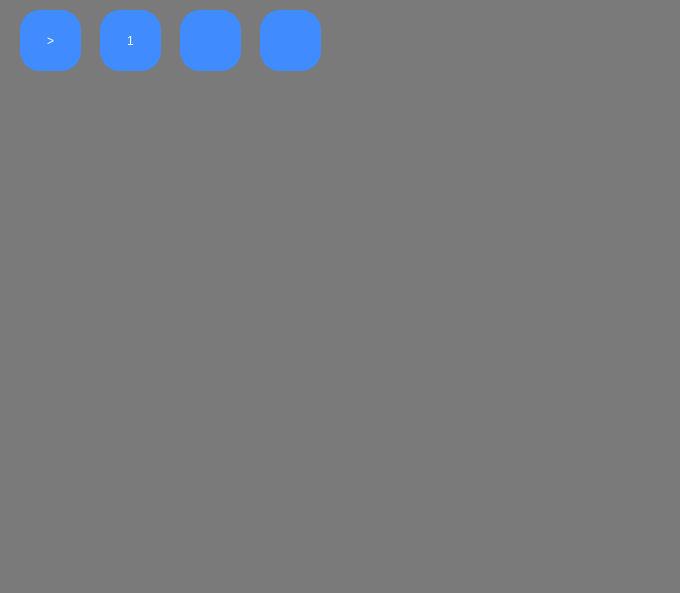
<?xml version="1.0" encoding="UTF-8"?>
<ui version="4.0">
 <class>MainWindow</class>
 <widget class="QMainWindow" name="MainWindow">
  <property name="geometry">
   <rect>
    <x>0</x>
    <y>0</y>
    <width>680</width>
    <height>593</height>
   </rect>
  </property>
  <property name="minimumSize">
   <size>
    <width>680</width>
    <height>593</height>
   </size>
  </property>
  <property name="maximumSize">
   <size>
    <width>680</width>
    <height>593</height>
   </size>
  </property>
  <property name="windowTitle">
   <string>LifeGame</string>
  </property>
  <property name="windowIcon">
   <iconset>
    <normaloff>../../Дизигн/icons/Mercury_Icon_Set/Mercury_Static_icons/PNG/48pix/B_stat48_element_share.png</normaloff>../../Дизигн/icons/Mercury_Icon_Set/Mercury_Static_icons/PNG/48pix/B_stat48_element_share.png</iconset>
  </property>
  <property name="styleSheet">
   <string notr="true">background-color: rgb(122, 122, 122);
border-radius:40;</string>
  </property>
  <widget class="QWidget" name="centralwidget">
   <widget class="QFrame" name="frame">
    <property name="geometry">
     <rect>
      <x>-10</x>
      <y>0</y>
      <width>741</width>
      <height>81</height>
     </rect>
    </property>
    <property name="styleSheet">
     <string notr="true">background-color: rgb(122, 122, 122);</string>
    </property>
    <property name="frameShape">
     <enum>QFrame::StyledPanel</enum>
    </property>
    <property name="frameShadow">
     <enum>QFrame::Raised</enum>
    </property>
    <widget class="QPushButton" name="play_button">
     <property name="geometry">
      <rect>
       <x>30</x>
       <y>10</y>
       <width>61</width>
       <height>61</height>
      </rect>
     </property>
     <property name="styleSheet">
      <string notr="true">background-color: rgb(64, 140, 255);
color: rgb(255, 255, 255);
font: 75 24pt &quot;MS Shell Dlg 2&quot;;
border-radius: 20;
</string>
     </property>
     <property name="text">
      <string>&gt;</string>
     </property>
    </widget>
    <widget class="QPushButton" name="one_step_button">
     <property name="geometry">
      <rect>
       <x>110</x>
       <y>10</y>
       <width>61</width>
       <height>61</height>
      </rect>
     </property>
     <property name="styleSheet">
      <string notr="true">background-color: rgb(64, 140, 255);
color: rgb(255, 255, 255);
font: 75 24pt &quot;MS Shell Dlg 2&quot;;
border-radius: 20;
</string>
     </property>
     <property name="text">
      <string>1</string>
     </property>
    </widget>
    <widget class="QPushButton" name="clean_button">
     <property name="geometry">
      <rect>
       <x>190</x>
       <y>10</y>
       <width>61</width>
       <height>61</height>
      </rect>
     </property>
     <property name="styleSheet">
      <string notr="true">background-color: rgb(64, 140, 255);
color: rgb(255, 255, 255);
font: 75 24pt &quot;MS Shell Dlg 2&quot;;
border-radius: 20;
</string>
     </property>
     <property name="text">
      <string/>
     </property>
     <property name="icon">
      <iconset>
       <normaloff>../../Дизигн/icons/Mercury_Icon_Set/Mercury_Static_icons/PNG/120pix/W_stat120_navigation_refresh.png</normaloff>../../Дизигн/icons/Mercury_Icon_Set/Mercury_Static_icons/PNG/120pix/W_stat120_navigation_refresh.png</iconset>
     </property>
     <property name="iconSize">
      <size>
       <width>32</width>
       <height>32</height>
      </size>
     </property>
    </widget>
    <widget class="QPushButton" name="random_button">
     <property name="geometry">
      <rect>
       <x>270</x>
       <y>10</y>
       <width>61</width>
       <height>61</height>
      </rect>
     </property>
     <property name="styleSheet">
      <string notr="true">background-color: rgb(64, 140, 255);
color: rgb(255, 255, 255);
font: 75 24pt &quot;MS Shell Dlg 2&quot;;
border-radius: 20;
</string>
     </property>
     <property name="text">
      <string/>
     </property>
     <property name="icon">
      <iconset>
       <normaloff>../../Дизигн/icons/Mercury_Icon_Set/Mercury_Static_icons/PNG/120pix/W_stat120_element_loader_1.png</normaloff>../../Дизигн/icons/Mercury_Icon_Set/Mercury_Static_icons/PNG/120pix/W_stat120_element_loader_1.png</iconset>
     </property>
     <property name="iconSize">
      <size>
       <width>32</width>
       <height>32</height>
      </size>
     </property>
    </widget>
   </widget>
  </widget>
 </widget>
 <resources/>
 <connections/>
</ui>
